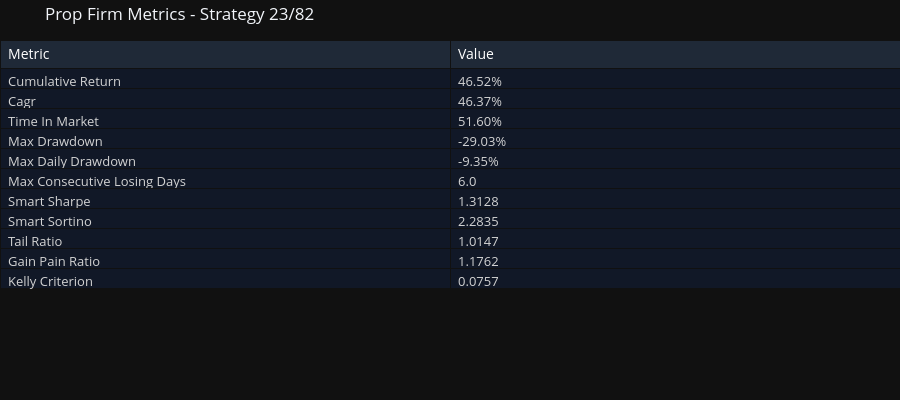

The notebook cell this image was saved under:
### Code cell
# --- Cell 2: Truth Engine Metrics Table ---
import pandas as pd

metrics = calculate_prop_metrics(df, initial_capital=100000.0)

# Create a clean summary dataframe
metrics_df = pd.DataFrame(list(metrics.items()), columns=["Metric", "Value"])

def format_value(row):
    val = row["Value"]
    name = row["Metric"]
    if "ratio" in name or "sharpe" in name or "sortino" in name or "kelly" in name:
        return f"{val:.4f}"
    elif "drawdown" in name or "return" in name or "cagr" in name or "market" in name:
        return f"{val * 100:.2f}%"
    return str(val)

metrics_df["Value"] = metrics_df.apply(format_value, axis=1)
metrics_df["Metric"] = metrics_df["Metric"].str.replace("_", " ").str.title()

# Render Plotly Table
fig_table = go.Figure(data=[go.Table(
    header=dict(values=list(metrics_df.columns),
                fill_color='#1f2937',
                font=dict(color='white', size=14),
                align='left'),
    cells=dict(values=[metrics_df.Metric, metrics_df.Value],
               fill_color='#111827',
               font=dict(color='lightgray', size=13),
               align='left'))
])

fig_table.update_layout(
    title="Prop Firm Metrics - Strategy 23/82", 
    height=400,
    margin=dict(l=0, r=0, t=40, b=0),
    template="plotly_dark"
)

fig_table.show()

### Figure 1 — Plotly figure (JSON) as saved in the notebook; plotly's stock layout.template omitted (floating-point values rounded to 4 significant figures)
{"data": [{"cells": {"align": "left", "fill": {"color": "#111827"}, "font": {"color": "lightgray", "size": 13}, "values": [["Cumulative Return", "Cagr", "Time In Market", "Max Drawdown", "Max Daily Drawdown", "Max Consecutive Losing Days", "Smart Sharpe", "Smart Sortino", "Tail Ratio", "Gain Pain Ratio", "Kelly Criterion"], ["46.52%", "46.37%", "51.60%", "-29.03%", "-9.35%", "6.0", "1.3128", "2.2835", "1.0147", "1.1762", "0.0757"]]}, "header": {"align": "left", "fill": {"color": "#1f2937"}, "font": {"color": "white", "size": 14}, "values": ["Metric", "Value"]}, "type": "table"}], "layout": {"height": 400, "margin": {"b": 0, "l": 0, "r": 0, "t": 40}, "title": {"text": "Prop Firm Metrics - Strategy 23/82"}}}
